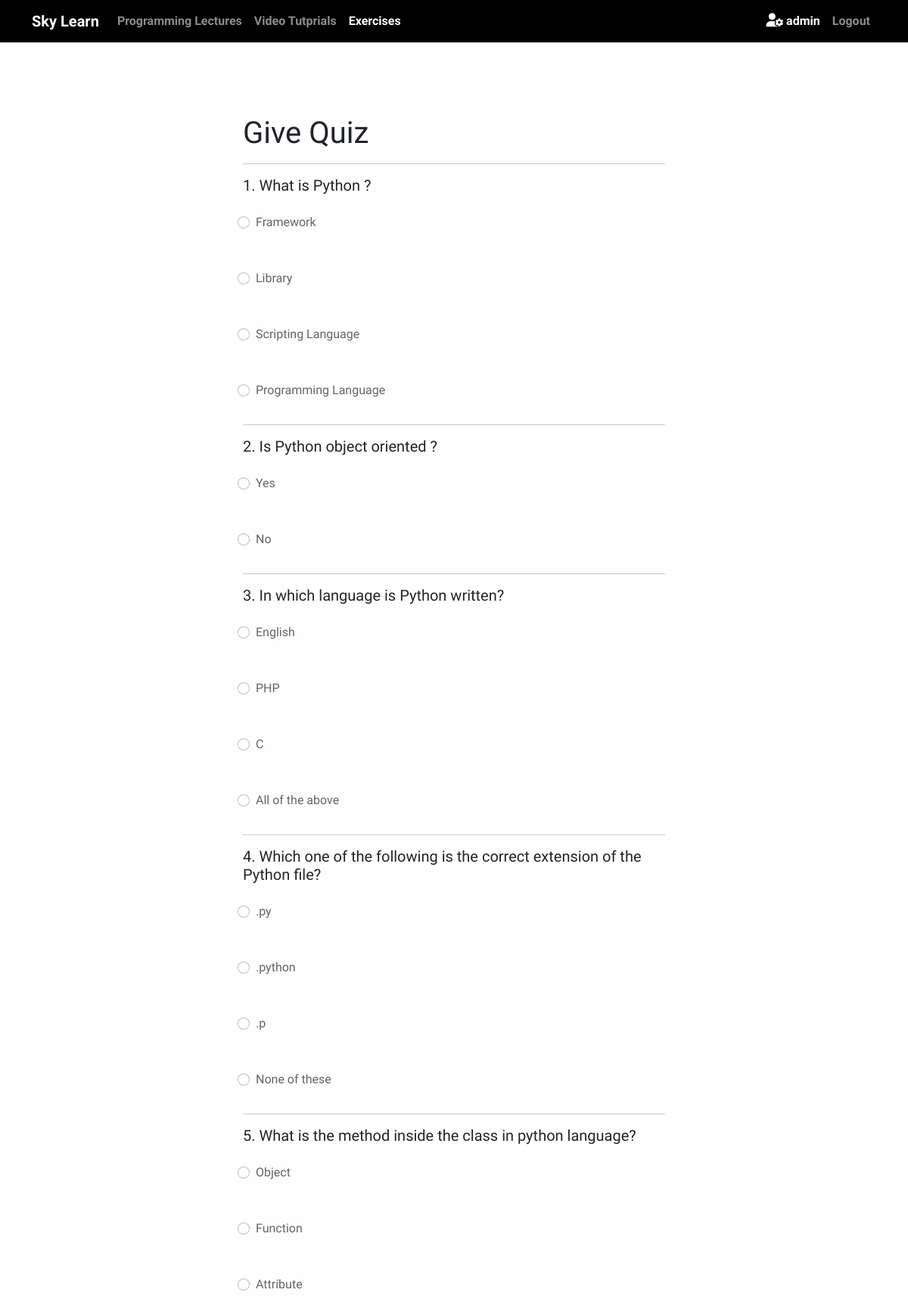
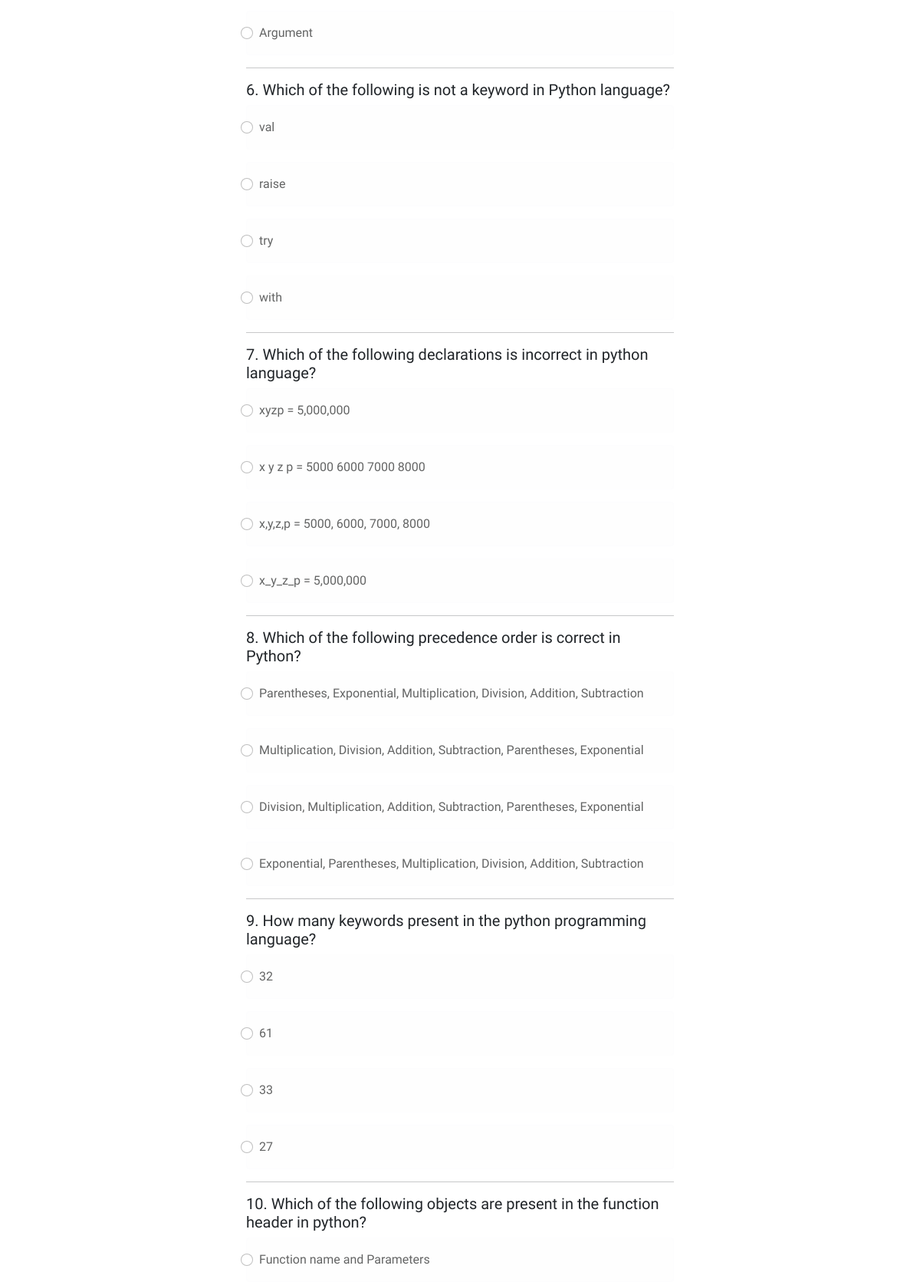
Page /exercises/Python (signed in, upper part) on the committed database (2 pictures, top to bottom).
### exercises/models.py (models this page shows)
class Question(models.Model):
    category = models.ForeignKey(Category, on_delete=models.CASCADE)
    question = models.CharField(max_length=256, unique=True, primary_key=True)
    def __str__(self):
        return self.question

class Choice(models.Model):
    question = models.ForeignKey(Question, on_delete=models.CASCADE, related_name='question_choice')
    choice = models.CharField(max_length=256)
    def __str__(self):
        return self.choice

### exercises/views.py (the view)
# urls.py: path('<str:category>', views.quiz_list, name='quiz_list'),
@login_required
def quiz_list(request, category):
    quizlist = Question.objects.filter(category=category)
    context = {'quizlist':quizlist}
    return render(request, 'exercises/quizlist.html', context)

### exercises/models.py (called while the page is built)
    def __str__(self):
        return self.answer

### exercises/templates/exercises/quizlist.html (shortened to what this page needs)
{% extends 'base.html' %}
{% block exercise %}active{% endblock %}
{% block content %}
{% if quizlist %}
  <div class="container mt-5 pt-5">
    <div class="col-md-6 mx-auto">
      <h1>Give Quiz</h1>
      {% for quiz in quizlist %}
        <hr>
        <h5>{{forloop.counter}}. {{ quiz }}</h5>
        {% for choice in quiz.question_choice.all %}
          <div class="form-check alert alert-light" id="{{choice.id}}" >
            <input class="form-check-input" type="radio" name="{{ quiz }}" id="{{ quiz }}{{ choice }}" var={{choice.id}} values='{{choice}}' onclick="myFunction()">
            <label class="form-check-label" for="{{ quiz }}{{ choice }}">
              {{choice}}
            </label>
          </div>
        {% endfor %}
      {% endfor %}
    </div>
  </div>
{% else %}
  <div class="container topborder text-centerr">
    <h1 class="text-center topborder allborder">No Quiz Found :(</h1>
  </div>
{% endif %}
{% endblock %}

### templates/base.html (shortened to what this page needs)
<!DOCTYPE html>
{% load static %}
<html lang="en" dir="ltr">
  <head>
    <link href="https://cdn.jsdelivr.net/npm/bootstrap@5.1.3/dist/css/bootstrap.min.css" rel="stylesheet">
    <link rel="stylesheet" href="https://cdnjs.cloudflare.com/ajax/libs/font-awesome/6.0.0/css/all.min.css">
    <link rel="stylesheet" href="https://cdnjs.cloudflare.com/ajax/libs/magnific-popup.js/1.1.0/magnific-popup.min.css">
    <link rel="stylesheet" href="{% static 'css/master.css' %}">
  </head>
  <body>
    <strong>
      <nav class="navbar sticky-top navbar-expand-lg navbar-dark navbar-custom" style="user-select: none;">
        <div class="container">
          <a class="navbar-brand" href="{% url 'home' %}">Sky Learn</a>
          <div class="collapse navbar-collapse" id="navbarNavAltMarkup">
            <div class="navbar-nav justify-content-end">
              <div class="navbar-nav">
                <a class="nav-link {% block lecture %}{% endblock %}" href="{% url 'lectures:lecture' %}">Programming Lectures</a>
                <a class="nav-link {% block video %}{% endblock %}" href="{% url 'videos:courses' %}">Video Tutprials</a>
                <a class="nav-link {% block exercise %}{% endblock %}" href="{% url 'exercises:category' %}">Exercises</a>
              </div>
            </div>
          </div>
          <div class="collapse navbar-collapse justify-content-end" id="navbarNavAltMarkup">
            <div class="navbar-nav">
              {% if user.is_authenticated %}
                <a class="nav-link active" {% if user.is_superuser %}href="{% url 'admin:index' %}"{% else %}style='cursor:context-menu'{% endif %}>
                {% if user.is_superuser %}
                  <i class="fa-solid fa-user-gear" style="font-size:18px;"></i>
                  {% else %}
                  <i class="fa-solid fa-user" style="font-size:18px;"></i>
                {% endif %}
                {% if user.first_name %}
                  {{ user.first_name }}
                {% else %}
                  {{ user.username }}
                {% endif %}
                </a>
                <a class="nav-link" href="{% url 'logout' %}">Logout</a>
              {% else %}
                <a class="nav-link active" href="{% url 'account_login' %}">Login</a>
                <a class="nav-link active" href="{% url 'account_signup' %}">Signup</a>
              {% endif %}
            </div>
          </div>
        </div>
      </nav>
    </strong>
      {% block content %}
      {% endblock %}
  </body>
</html>

### static/css/master.css (style rules this page uses)
body { font-family: 'Comfortaa', cursive; }
.navbar-custom { background-color: black; }

### rows in the picture
Question: question "What is Python ?"
Choice: choice "Framework"
Choice: choice "Library"
Choice: choice "Scripting Language"
Choice: choice "Programming Language"
Question: question "Is Python object oriented ?"
Choice: choice "Yes"
Choice: choice "No"
Question: question "In which language is Python written?"
Choice: choice "English"
Choice: choice "PHP"
Choice: choice "C"
Choice: choice "All of the above"
Question: question "Which one of the following is the correct extension of the Python file?"
Choice: choice ".py"
Choice: choice ".python"
Choice: choice ".p"
Choice: choice "None of these"
Question: question "What is the method inside the class in python language?"
Choice: choice "Object"
Choice: choice "Function"
Choice: choice "Attribute"
Choice: choice "Argument"
Question: question "Which of the following is not a keyword in Python language?"
Choice: choice "val"
Choice: choice "raise"
Choice: choice "try"
Choice: choice "with"
Question: question "Which of the following declarations is incorrect in python language?"
Choice: choice "xyzp = 5,000,000"
Choice: choice "x y z p = 5000 6000 7000 8000"
Choice: choice "x,y,z,p = 5000, 6000, 7000, 8000"
Choice: choice "x_y_z_p = 5,000,000"
Question: question "Which of the following precedence order is correct in Python?"
Choice: choice "Parentheses, Exponential, Multiplication, Division, Addition, Subtraction"
Choice: choice "Multiplication, Division, Addition, Subtraction, Parentheses, Exponential"
Choice: choice "Division, Multiplication, Addition, Subtraction, Parentheses, Exponential"
Choice: choice "Exponential, Parentheses, Multiplication, Division, Addition, Subtraction"
Question: question "How many keywords present in the python programming language?"
Choice: choice "32"
Choice: choice "61"
Choice: choice "33"
Choice: choice "27"
Question: question "Which of the following objects are present in the function header in python?"
Choice: choice "Function name and Parameters"

### other values in the picture
{{ user.username }} "admin"
